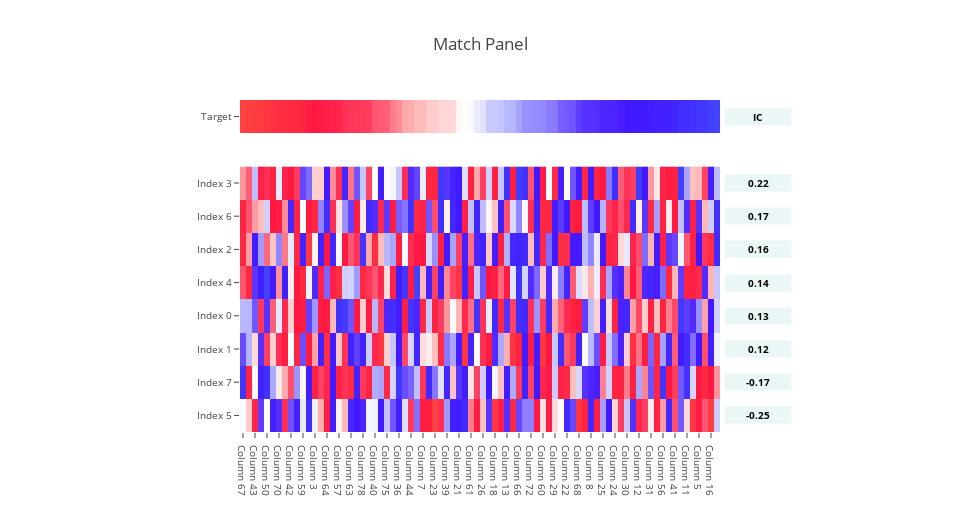
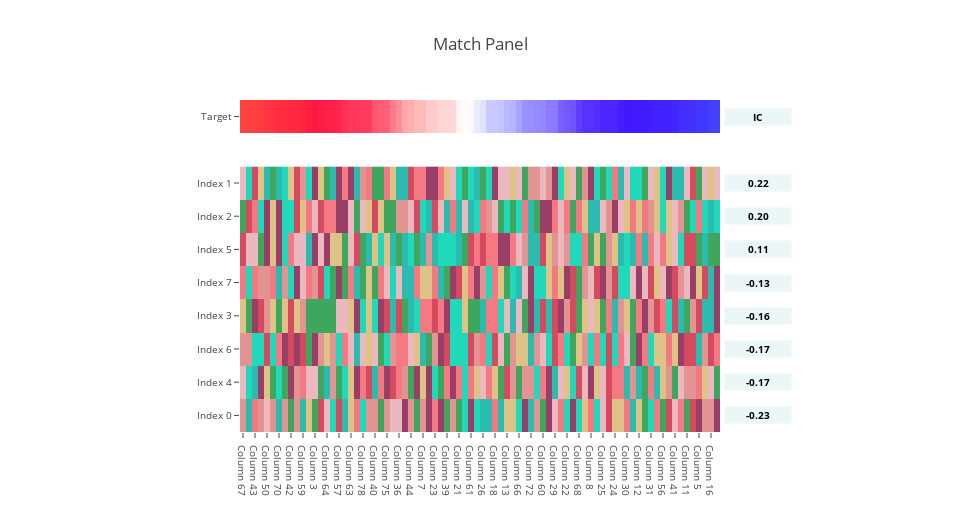
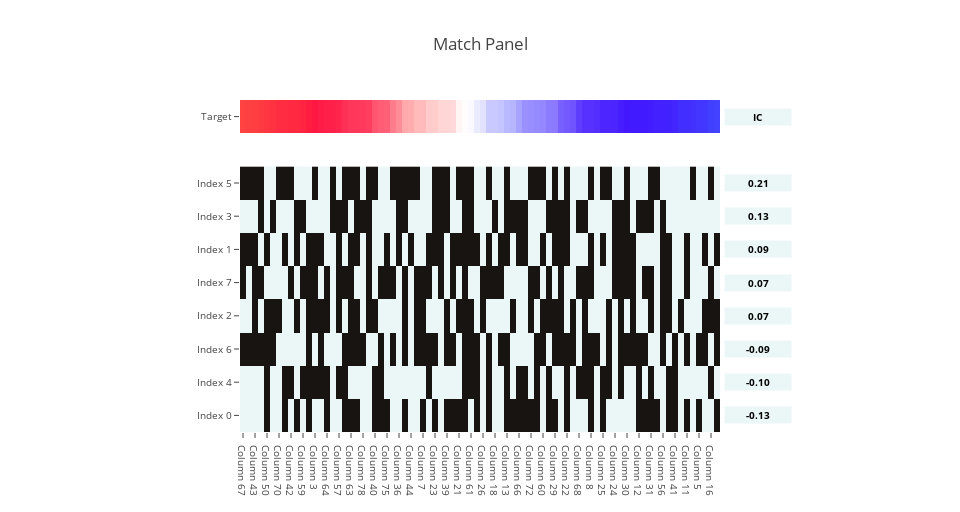

The code cell stored with these charts, in order, in its notebook:
### Code cell
n_index = 8

n_column = 80

target = pd.Series(
    np.random.random_sample(size=n_column),
    name='Target',
    index=('Column {}'.format(i) for i in range(n_column)))

features = pd.DataFrame(
    np.random.random_sample(size=(n_index, n_column)),
    index=('Index {}'.format(i) for i in range(n_index)),
    columns=('Column {}'.format(i) for i in range(n_column)))

scores = make_match_panel(target, features)

features = pd.DataFrame(
    np.random.random_integers(0, 8, size=(n_index, n_column)),
    index=('Index {}'.format(i) for i in range(n_index)),
    columns=('Column {}'.format(i) for i in range(n_column)))

scores = make_match_panel(target, features, features_type='categorical')

features = pd.DataFrame(
    np.random.random_integers(0, 1, size=(n_index, n_column)),
    index=('Index {}'.format(i) for i in range(n_index)),
    columns=('Column {}'.format(i) for i in range(n_column)))

scores = make_match_panel(target, features, features_type='binary')

scores

### Figure 1 — Plotly figure (JSON) as saved in the notebook; plotly's stock layout.template omitted (floating-point values rounded to 4 significant figures; data arrays with more than 128 entries replaced by an {"elided": "..."} marker saying what was removed)
{"data": [{"colorscale": {"elided": "256x2 mixed values"}, "showscale": false, "type": "heatmap", "x": ["Column 67", "Column 79", "Column 43", "Column 28", "Column 50", "Column 69", "Column 70", "Column 62", "Column 42", "Column 47", "Column 59", "Column 49", "Column 3", "Column 65", "Column 64", "Column 0", "Column 57", "Column 10", "Column 63", "Column 71", "Column 78", "Column 1", "Column 40", "Column 6", "Column 75", "Column 53", "Column 36", "Column 35", "Column 44", "Column 20", "Column 7", "Column 76", "Column 23", "Column 48", "Column 39", "Column 19", "Column 21", "Column 32", "Column 61", "Column 38", "Column 26", "Column 54", "Column 18", "Column 14", "Column 13", "Column 9", "Column 66", "Column 2", "Column 72", "Column 52", "Column 60", "Column 77", "Column 29", "Column 58", "Column 22", "Column 46", "Column 68", "Column 37", "Column 8", "Column 34", "Column 25", "Column 4", "Column 24", "Column 74", "Column 30", "Column 51", "Column 12", "Column 15", "Column 31", "Column 33", "Column 56", "Column 73", "Column 41", "Column 55", "Column 11", "Column 17", "Column 5", "Column 45", "Column 16", "Column 27"], "y": ["Target"], "yaxis": "y2", "z": [[1.818, 1.784, 1.763, 1.722, 1.636, 1.589, 1.517, 1.512, 1.489, 1.478, 1.352, 1.234, 1.147, 1.057, 1.045, 1.023, 0.9919, 0.9004, 0.8519, 0.8374, 0.8232, 0.7947, 0.6928, 0.668, 0.6576, 0.5641, 0.5106, 0.4195, 0.4086, 0.3498, 0.347, 0.2799, 0.2724, 0.2289, 0.2241, 0.2109, 0.08466, 0.0551, 0.01467, -0.0478, -0.08803, -0.1996, -0.2017, -0.2246, -0.2703, -0.285, -0.3554, -0.4158, -0.4231, -0.4345, -0.4446, -0.4777, -0.4863, -0.5739, -0.5955, -0.6088, -0.711, -0.8041, -0.8083, -0.8358, -0.9058, -0.9106, -0.9156, -0.976, -1.018, -1.079, -1.094, -1.098, -1.14, -1.197, -1.2, -1.221, -1.307, -1.461, -1.469, -1.495, -1.566, -1.574, -1.704, -1.733]], "zmax": [1.818, 1.818, 1.818, 1.818, 1.818, 1.818, 1.818, 1.818, 1.818, 1.818, 1.818, 1.818, 1.818, 1.818, 1.818, 1.818, 1.818, 1.818, 1.818, 1.818, 1.818, 1.818, 1.818, 1.818, 1.818, 1.818, 1.818, 1.818, 1.818, 1.818, 1.818, 1.818, 1.818, 1.818, 1.818, 1.818, 1.818, 1.818, 1.818, 1.818, 1.818, 1.818, 1.818, 1.818, 1.818, 1.818, 1.818, 1.818, 1.818, 1.818, 1.818, 1.818, 1.818, 1.818, 1.818, 1.818, 1.818, 1.818, 1.818, 1.818, 1.818, 1.818, 1.818, 1.818, 1.818, 1.818, 1.818, 1.818, 1.818, 1.818, 1.818, 1.818, 1.818, 1.818, 1.818, 1.818, 1.818, 1.818, 1.818, 1.818], "zmin": [-1.733, -1.733, -1.733, -1.733, -1.733, -1.733, -1.733, -1.733, -1.733, -1.733, -1.733, -1.733, -1.733, -1.733, -1.733, -1.733, -1.733, -1.733, -1.733, -1.733, -1.733, -1.733, -1.733, -1.733, -1.733, -1.733, -1.733, -1.733, -1.733, -1.733, -1.733, -1.733, -1.733, -1.733, -1.733, -1.733, -1.733, -1.733, -1.733, -1.733, -1.733, -1.733, -1.733, -1.733, -1.733, -1.733, -1.733, -1.733, -1.733, -1.733, -1.733, -1.733, -1.733, -1.733, -1.733, -1.733, -1.733, -1.733, -1.733, -1.733, -1.733, -1.733, -1.733, -1.733, -1.733, -1.733, -1.733, -1.733, -1.733, -1.733, -1.733, -1.733, -1.733, -1.733, -1.733, -1.733, -1.733, -1.733, -1.733, -1.733]}, {"colorscale": {"elided": "256x2 mixed values"}, "showscale": false, "type": "heatmap", "x": ["Column 67", "Column 79", "Column 43", "Column 28", "Column 50", "Column 69", "Column 70", "Column 62", "Column 42", "Column 47", "Column 59", "Column 49", "Column 3", "Column 65", "Column 64", "Column 0", "Column 57", "Column 10", "Column 63", "Column 71", "Column 78", "Column 1", "Column 40", "Column 6", "Column 75", "Column 53", "Column 36", "Column 35", "Column 44", "Column 20", "Column 7", "Column 76", "Column 23", "Column 48", "Column 39", "Column 19", "Column 21", "Column 32", "Column 61", "Column 38", "Column 26", "Column 54", "Column 18", "Column 14", "Column 13", "Column 9", "Column 66", "Column 2", "Column 72", "Column 52", "Column 60", "Column 77", "Column 29", "Column 58", "Column 22", "Column 46", "Column 68", "Column 37", "Column 8", "Column 34", "Column 25", "Column 4", "Column 24", "Column 74", "Column 30", "Column 51", "Column 12", "Column 15", "Column 31", "Column 33", "Column 56", "Column 73", "Column 41", "Column 55", "Column 11", "Column 17", "Column 5", "Column 45", "Column 16", "Column 27"], "y": ["Index 5", "Index 7", "Index 1", "Index 0", "Index 4", "Index 2", "Index 6", "Index 3"], "yaxis": "y", "z": {"elided": "8x80 float values"}, "zmax": 1.865, "zmin": -1.902}], "layout": {"annotations": [{"bgcolor": "#ebf6f7", "font": {"color": "#000000", "size": 10}, "showarrow": false, "text": "<b>IC</b>", "width": 64, "x": 1.008, "xanchor": "left", "xref": "paper", "y": 0.95, "yanchor": "middle", "yref": "paper"}, {"bgcolor": "#ebf6f7", "font": {"color": "#000000", "size": 10}, "showarrow": false, "text": "<b>0.22</b>", "width": 64, "x": 1.008, "xanchor": "left", "xref": "paper", "y": 0.75, "yanchor": "middle", "yref": "paper"}, {"bgcolor": "#ebf6f7", "font": {"color": "#000000", "size": 10}, "showarrow": false, "text": "<b>0.17</b>", "width": 64, "x": 1.008, "xanchor": "left", "xref": "paper", "y": 0.65, "yanchor": "middle", "yref": "paper"}, {"bgcolor": "#ebf6f7", "font": {"color": "#000000", "size": 10}, "showarrow": false, "text": "<b>0.16</b>", "width": 64, "x": 1.008, "xanchor": "left", "xref": "paper", "y": 0.55, "yanchor": "middle", "yref": "paper"}, {"bgcolor": "#ebf6f7", "font": {"color": "#000000", "size": 10}, "showarrow": false, "text": "<b>0.14</b>", "width": 64, "x": 1.008, "xanchor": "left", "xref": "paper", "y": 0.45, "yanchor": "middle", "yref": "paper"}, {"bgcolor": "#ebf6f7", "font": {"color": "#000000", "size": 10}, "showarrow": false, "text": "<b>0.13</b>", "width": 64, "x": 1.008, "xanchor": "left", "xref": "paper", "y": 0.35, "yanchor": "middle", "yref": "paper"}, {"bgcolor": "#ebf6f7", "font": {"color": "#000000", "size": 10}, "showarrow": false, "text": "<b>0.12</b>", "width": 64, "x": 1.008, "xanchor": "left", "xref": "paper", "y": 0.25, "yanchor": "middle", "yref": "paper"}, {"bgcolor": "#ebf6f7", "font": {"color": "#000000", "size": 10}, "showarrow": false, "text": "<b>-0.17</b>", "width": 64, "x": 1.008, "xanchor": "left", "xref": "paper", "y": 0.15, "yanchor": "middle", "yref": "paper"}, {"bgcolor": "#ebf6f7", "font": {"color": "#000000", "size": 10}, "showarrow": false, "text": "<b>-0.25</b>", "width": 64, "x": 1.008, "xanchor": "left", "xref": "paper", "y": 0.05, "yanchor": "middle", "yref": "paper"}], "height": 512, "margin": {"l": 240, "r": 240}, "title": "Match Panel", "width": 960, "xaxis": {"anchor": "y", "tickfont": {"size": 10}}, "yaxis": {"domain": [0, 0.8], "dtick": 1, "tickfont": {"size": 10}}, "yaxis2": {"domain": [0.9, 1], "nticks": 1, "tickfont": {"size": 10}}}}

### Figure 2 — Plotly figure (JSON) as saved in the notebook; plotly's stock layout.template omitted (floating-point values rounded to 4 significant figures; data arrays with more than 128 entries replaced by an {"elided": "..."} marker saying what was removed)
{"data": [{"colorscale": {"elided": "256x2 mixed values"}, "showscale": false, "type": "heatmap", "x": ["Column 67", "Column 79", "Column 43", "Column 28", "Column 50", "Column 69", "Column 70", "Column 62", "Column 42", "Column 47", "Column 59", "Column 49", "Column 3", "Column 65", "Column 64", "Column 0", "Column 57", "Column 10", "Column 63", "Column 71", "Column 78", "Column 1", "Column 40", "Column 6", "Column 75", "Column 53", "Column 36", "Column 35", "Column 44", "Column 20", "Column 7", "Column 76", "Column 23", "Column 48", "Column 39", "Column 19", "Column 21", "Column 32", "Column 61", "Column 38", "Column 26", "Column 54", "Column 18", "Column 14", "Column 13", "Column 9", "Column 66", "Column 2", "Column 72", "Column 52", "Column 60", "Column 77", "Column 29", "Column 58", "Column 22", "Column 46", "Column 68", "Column 37", "Column 8", "Column 34", "Column 25", "Column 4", "Column 24", "Column 74", "Column 30", "Column 51", "Column 12", "Column 15", "Column 31", "Column 33", "Column 56", "Column 73", "Column 41", "Column 55", "Column 11", "Column 17", "Column 5", "Column 45", "Column 16", "Column 27"], "y": ["Target"], "yaxis": "y2", "z": [[1.818, 1.784, 1.763, 1.722, 1.636, 1.589, 1.517, 1.512, 1.489, 1.478, 1.352, 1.234, 1.147, 1.057, 1.045, 1.023, 0.9919, 0.9004, 0.8519, 0.8374, 0.8232, 0.7947, 0.6928, 0.668, 0.6576, 0.5641, 0.5106, 0.4195, 0.4086, 0.3498, 0.347, 0.2799, 0.2724, 0.2289, 0.2241, 0.2109, 0.08466, 0.0551, 0.01467, -0.0478, -0.08803, -0.1996, -0.2017, -0.2246, -0.2703, -0.285, -0.3554, -0.4158, -0.4231, -0.4345, -0.4446, -0.4777, -0.4863, -0.5739, -0.5955, -0.6088, -0.711, -0.8041, -0.8083, -0.8358, -0.9058, -0.9106, -0.9156, -0.976, -1.018, -1.079, -1.094, -1.098, -1.14, -1.197, -1.2, -1.221, -1.307, -1.461, -1.469, -1.495, -1.566, -1.574, -1.704, -1.733]], "zmax": [1.818, 1.818, 1.818, 1.818, 1.818, 1.818, 1.818, 1.818, 1.818, 1.818, 1.818, 1.818, 1.818, 1.818, 1.818, 1.818, 1.818, 1.818, 1.818, 1.818, 1.818, 1.818, 1.818, 1.818, 1.818, 1.818, 1.818, 1.818, 1.818, 1.818, 1.818, 1.818, 1.818, 1.818, 1.818, 1.818, 1.818, 1.818, 1.818, 1.818, 1.818, 1.818, 1.818, 1.818, 1.818, 1.818, 1.818, 1.818, 1.818, 1.818, 1.818, 1.818, 1.818, 1.818, 1.818, 1.818, 1.818, 1.818, 1.818, 1.818, 1.818, 1.818, 1.818, 1.818, 1.818, 1.818, 1.818, 1.818, 1.818, 1.818, 1.818, 1.818, 1.818, 1.818, 1.818, 1.818, 1.818, 1.818, 1.818, 1.818], "zmin": [-1.733, -1.733, -1.733, -1.733, -1.733, -1.733, -1.733, -1.733, -1.733, -1.733, -1.733, -1.733, -1.733, -1.733, -1.733, -1.733, -1.733, -1.733, -1.733, -1.733, -1.733, -1.733, -1.733, -1.733, -1.733, -1.733, -1.733, -1.733, -1.733, -1.733, -1.733, -1.733, -1.733, -1.733, -1.733, -1.733, -1.733, -1.733, -1.733, -1.733, -1.733, -1.733, -1.733, -1.733, -1.733, -1.733, -1.733, -1.733, -1.733, -1.733, -1.733, -1.733, -1.733, -1.733, -1.733, -1.733, -1.733, -1.733, -1.733, -1.733, -1.733, -1.733, -1.733, -1.733, -1.733, -1.733, -1.733, -1.733, -1.733, -1.733, -1.733, -1.733, -1.733, -1.733, -1.733, -1.733, -1.733, -1.733, -1.733, -1.733]}, {"colorscale": [[0, "#20d9ba"], [0.03226, "#9017e6"], [0.06452, "#ff1968"], [0.09677, "#4e41d8"], [0.129, "#3cb44b"], [0.1613, "#ffe119"], [0.1935, "#0082c8"], [0.2258, "#ffa400"], [0.2581, "#e6beff"], [0.2903, "#aaffc3"], [0.3226, "#ff4e20"], [0.3548, "#006442"], [0.3871, "#46f0f0"], [0.4194, "#800000"], [0.4516, "#fabebe"], [0.4839, "#d2f53c"], [0.5161, "#f032e6"], [0.5484, "#aa6e28"], [0.5806, "#fffac8"], [0.6129, "#bb7796"], [0.6452, "#ff0000"], [0.6774, "#003171"], [0.7097, "#78779b"], [0.7419, "#ffd8b1"], [0.7742, "#808000"], [0.8065, "#e6194b"], [0.8387, "#006c7f"], [0.871, "#a4345d"], [0.9032, "#4d8fac"], [0.9355, "#c91f37"], [0.9677, "#bda928"], [1, "#f47983"]], "showscale": false, "type": "heatmap", "x": ["Column 67", "Column 79", "Column 43", "Column 28", "Column 50", "Column 69", "Column 70", "Column 62", "Column 42", "Column 47", "Column 59", "Column 49", "Column 3", "Column 65", "Column 64", "Column 0", "Column 57", "Column 10", "Column 63", "Column 71", "Column 78", "Column 1", "Column 40", "Column 6", "Column 75", "Column 53", "Column 36", "Column 35", "Column 44", "Column 20", "Column 7", "Column 76", "Column 23", "Column 48", "Column 39", "Column 19", "Column 21", "Column 32", "Column 61", "Column 38", "Column 26", "Column 54", "Column 18", "Column 14", "Column 13", "Column 9", "Column 66", "Column 2", "Column 72", "Column 52", "Column 60", "Column 77", "Column 29", "Column 58", "Column 22", "Column 46", "Column 68", "Column 37", "Column 8", "Column 34", "Column 25", "Column 4", "Column 24", "Column 74", "Column 30", "Column 51", "Column 12", "Column 15", "Column 31", "Column 33", "Column 56", "Column 73", "Column 41", "Column 55", "Column 11", "Column 17", "Column 5", "Column 45", "Column 16", "Column 27"], "y": ["Index 0", "Index 4", "Index 6", "Index 3", "Index 7", "Index 5", "Index 2", "Index 1"], "yaxis": "y", "z": {"elided": "8x80 int values"}, "zmax": 8, "zmin": 0}], "layout": {"annotations": [{"bgcolor": "#ebf6f7", "font": {"color": "#000000", "size": 10}, "showarrow": false, "text": "<b>IC</b>", "width": 64, "x": 1.008, "xanchor": "left", "xref": "paper", "y": 0.95, "yanchor": "middle", "yref": "paper"}, {"bgcolor": "#ebf6f7", "font": {"color": "#000000", "size": 10}, "showarrow": false, "text": "<b>0.22</b>", "width": 64, "x": 1.008, "xanchor": "left", "xref": "paper", "y": 0.75, "yanchor": "middle", "yref": "paper"}, {"bgcolor": "#ebf6f7", "font": {"color": "#000000", "size": 10}, "showarrow": false, "text": "<b>0.20</b>", "width": 64, "x": 1.008, "xanchor": "left", "xref": "paper", "y": 0.65, "yanchor": "middle", "yref": "paper"}, {"bgcolor": "#ebf6f7", "font": {"color": "#000000", "size": 10}, "showarrow": false, "text": "<b>0.11</b>", "width": 64, "x": 1.008, "xanchor": "left", "xref": "paper", "y": 0.55, "yanchor": "middle", "yref": "paper"}, {"bgcolor": "#ebf6f7", "font": {"color": "#000000", "size": 10}, "showarrow": false, "text": "<b>-0.13</b>", "width": 64, "x": 1.008, "xanchor": "left", "xref": "paper", "y": 0.45, "yanchor": "middle", "yref": "paper"}, {"bgcolor": "#ebf6f7", "font": {"color": "#000000", "size": 10}, "showarrow": false, "text": "<b>-0.16</b>", "width": 64, "x": 1.008, "xanchor": "left", "xref": "paper", "y": 0.35, "yanchor": "middle", "yref": "paper"}, {"bgcolor": "#ebf6f7", "font": {"color": "#000000", "size": 10}, "showarrow": false, "text": "<b>-0.17</b>", "width": 64, "x": 1.008, "xanchor": "left", "xref": "paper", "y": 0.25, "yanchor": "middle", "yref": "paper"}, {"bgcolor": "#ebf6f7", "font": {"color": "#000000", "size": 10}, "showarrow": false, "text": "<b>-0.17</b>", "width": 64, "x": 1.008, "xanchor": "left", "xref": "paper", "y": 0.15, "yanchor": "middle", "yref": "paper"}, {"bgcolor": "#ebf6f7", "font": {"color": "#000000", "size": 10}, "showarrow": false, "text": "<b>-0.23</b>", "width": 64, "x": 1.008, "xanchor": "left", "xref": "paper", "y": 0.05, "yanchor": "middle", "yref": "paper"}], "height": 512, "margin": {"l": 240, "r": 240}, "title": "Match Panel", "width": 960, "xaxis": {"anchor": "y", "tickfont": {"size": 10}}, "yaxis": {"domain": [0, 0.8], "dtick": 1, "tickfont": {"size": 10}}, "yaxis2": {"domain": [0.9, 1], "nticks": 1, "tickfont": {"size": 10}}}}

### Figure 3 — Plotly figure (JSON) as saved in the notebook; plotly's stock layout.template omitted (floating-point values rounded to 4 significant figures; data arrays with more than 128 entries replaced by an {"elided": "..."} marker saying what was removed)
{"data": [{"colorscale": {"elided": "256x2 mixed values"}, "showscale": false, "type": "heatmap", "x": ["Column 67", "Column 79", "Column 43", "Column 28", "Column 50", "Column 69", "Column 70", "Column 62", "Column 42", "Column 47", "Column 59", "Column 49", "Column 3", "Column 65", "Column 64", "Column 0", "Column 57", "Column 10", "Column 63", "Column 71", "Column 78", "Column 1", "Column 40", "Column 6", "Column 75", "Column 53", "Column 36", "Column 35", "Column 44", "Column 20", "Column 7", "Column 76", "Column 23", "Column 48", "Column 39", "Column 19", "Column 21", "Column 32", "Column 61", "Column 38", "Column 26", "Column 54", "Column 18", "Column 14", "Column 13", "Column 9", "Column 66", "Column 2", "Column 72", "Column 52", "Column 60", "Column 77", "Column 29", "Column 58", "Column 22", "Column 46", "Column 68", "Column 37", "Column 8", "Column 34", "Column 25", "Column 4", "Column 24", "Column 74", "Column 30", "Column 51", "Column 12", "Column 15", "Column 31", "Column 33", "Column 56", "Column 73", "Column 41", "Column 55", "Column 11", "Column 17", "Column 5", "Column 45", "Column 16", "Column 27"], "y": ["Target"], "yaxis": "y2", "z": [[1.818, 1.784, 1.763, 1.722, 1.636, 1.589, 1.517, 1.512, 1.489, 1.478, 1.352, 1.234, 1.147, 1.057, 1.045, 1.023, 0.9919, 0.9004, 0.8519, 0.8374, 0.8232, 0.7947, 0.6928, 0.668, 0.6576, 0.5641, 0.5106, 0.4195, 0.4086, 0.3498, 0.347, 0.2799, 0.2724, 0.2289, 0.2241, 0.2109, 0.08466, 0.0551, 0.01467, -0.0478, -0.08803, -0.1996, -0.2017, -0.2246, -0.2703, -0.285, -0.3554, -0.4158, -0.4231, -0.4345, -0.4446, -0.4777, -0.4863, -0.5739, -0.5955, -0.6088, -0.711, -0.8041, -0.8083, -0.8358, -0.9058, -0.9106, -0.9156, -0.976, -1.018, -1.079, -1.094, -1.098, -1.14, -1.197, -1.2, -1.221, -1.307, -1.461, -1.469, -1.495, -1.566, -1.574, -1.704, -1.733]], "zmax": [1.818, 1.818, 1.818, 1.818, 1.818, 1.818, 1.818, 1.818, 1.818, 1.818, 1.818, 1.818, 1.818, 1.818, 1.818, 1.818, 1.818, 1.818, 1.818, 1.818, 1.818, 1.818, 1.818, 1.818, 1.818, 1.818, 1.818, 1.818, 1.818, 1.818, 1.818, 1.818, 1.818, 1.818, 1.818, 1.818, 1.818, 1.818, 1.818, 1.818, 1.818, 1.818, 1.818, 1.818, 1.818, 1.818, 1.818, 1.818, 1.818, 1.818, 1.818, 1.818, 1.818, 1.818, 1.818, 1.818, 1.818, 1.818, 1.818, 1.818, 1.818, 1.818, 1.818, 1.818, 1.818, 1.818, 1.818, 1.818, 1.818, 1.818, 1.818, 1.818, 1.818, 1.818, 1.818, 1.818, 1.818, 1.818, 1.818, 1.818], "zmin": [-1.733, -1.733, -1.733, -1.733, -1.733, -1.733, -1.733, -1.733, -1.733, -1.733, -1.733, -1.733, -1.733, -1.733, -1.733, -1.733, -1.733, -1.733, -1.733, -1.733, -1.733, -1.733, -1.733, -1.733, -1.733, -1.733, -1.733, -1.733, -1.733, -1.733, -1.733, -1.733, -1.733, -1.733, -1.733, -1.733, -1.733, -1.733, -1.733, -1.733, -1.733, -1.733, -1.733, -1.733, -1.733, -1.733, -1.733, -1.733, -1.733, -1.733, -1.733, -1.733, -1.733, -1.733, -1.733, -1.733, -1.733, -1.733, -1.733, -1.733, -1.733, -1.733, -1.733, -1.733, -1.733, -1.733, -1.733, -1.733, -1.733, -1.733, -1.733, -1.733, -1.733, -1.733, -1.733, -1.733, -1.733, -1.733, -1.733, -1.733]}, {"colorscale": [[0, "#ebf6f7"], [1, "#171412"]], "showscale": false, "type": "heatmap", "x": ["Column 67", "Column 79", "Column 43", "Column 28", "Column 50", "Column 69", "Column 70", "Column 62", "Column 42", "Column 47", "Column 59", "Column 49", "Column 3", "Column 65", "Column 64", "Column 0", "Column 57", "Column 10", "Column 63", "Column 71", "Column 78", "Column 1", "Column 40", "Column 6", "Column 75", "Column 53", "Column 36", "Column 35", "Column 44", "Column 20", "Column 7", "Column 76", "Column 23", "Column 48", "Column 39", "Column 19", "Column 21", "Column 32", "Column 61", "Column 38", "Column 26", "Column 54", "Column 18", "Column 14", "Column 13", "Column 9", "Column 66", "Column 2", "Column 72", "Column 52", "Column 60", "Column 77", "Column 29", "Column 58", "Column 22", "Column 46", "Column 68", "Column 37", "Column 8", "Column 34", "Column 25", "Column 4", "Column 24", "Column 74", "Column 30", "Column 51", "Column 12", "Column 15", "Column 31", "Column 33", "Column 56", "Column 73", "Column 41", "Column 55", "Column 11", "Column 17", "Column 5", "Column 45", "Column 16", "Column 27"], "y": ["Index 0", "Index 4", "Index 6", "Index 2", "Index 7", "Index 1", "Index 3", "Index 5"], "yaxis": "y", "z": {"elided": "8x80 int values"}, "zmax": 1, "zmin": 0}], "layout": {"annotations": [{"bgcolor": "#ebf6f7", "font": {"color": "#000000", "size": 10}, "showarrow": false, "text": "<b>IC</b>", "width": 64, "x": 1.008, "xanchor": "left", "xref": "paper", "y": 0.95, "yanchor": "middle", "yref": "paper"}, {"bgcolor": "#ebf6f7", "font": {"color": "#000000", "size": 10}, "showarrow": false, "text": "<b>0.21</b>", "width": 64, "x": 1.008, "xanchor": "left", "xref": "paper", "y": 0.75, "yanchor": "middle", "yref": "paper"}, {"bgcolor": "#ebf6f7", "font": {"color": "#000000", "size": 10}, "showarrow": false, "text": "<b>0.13</b>", "width": 64, "x": 1.008, "xanchor": "left", "xref": "paper", "y": 0.65, "yanchor": "middle", "yref": "paper"}, {"bgcolor": "#ebf6f7", "font": {"color": "#000000", "size": 10}, "showarrow": false, "text": "<b>0.09</b>", "width": 64, "x": 1.008, "xanchor": "left", "xref": "paper", "y": 0.55, "yanchor": "middle", "yref": "paper"}, {"bgcolor": "#ebf6f7", "font": {"color": "#000000", "size": 10}, "showarrow": false, "text": "<b>0.07</b>", "width": 64, "x": 1.008, "xanchor": "left", "xref": "paper", "y": 0.45, "yanchor": "middle", "yref": "paper"}, {"bgcolor": "#ebf6f7", "font": {"color": "#000000", "size": 10}, "showarrow": false, "text": "<b>0.07</b>", "width": 64, "x": 1.008, "xanchor": "left", "xref": "paper", "y": 0.35, "yanchor": "middle", "yref": "paper"}, {"bgcolor": "#ebf6f7", "font": {"color": "#000000", "size": 10}, "showarrow": false, "text": "<b>-0.09</b>", "width": 64, "x": 1.008, "xanchor": "left", "xref": "paper", "y": 0.25, "yanchor": "middle", "yref": "paper"}, {"bgcolor": "#ebf6f7", "font": {"color": "#000000", "size": 10}, "showarrow": false, "text": "<b>-0.10</b>", "width": 64, "x": 1.008, "xanchor": "left", "xref": "paper", "y": 0.15, "yanchor": "middle", "yref": "paper"}, {"bgcolor": "#ebf6f7", "font": {"color": "#000000", "size": 10}, "showarrow": false, "text": "<b>-0.13</b>", "width": 64, "x": 1.008, "xanchor": "left", "xref": "paper", "y": 0.05, "yanchor": "middle", "yref": "paper"}], "height": 512, "margin": {"l": 240, "r": 240}, "title": "Match Panel", "width": 960, "xaxis": {"anchor": "y", "tickfont": {"size": 10}}, "yaxis": {"domain": [0, 0.8], "dtick": 1, "tickfont": {"size": 10}}, "yaxis2": {"domain": [0.9, 1], "nticks": 1, "tickfont": {"size": 10}}}}
